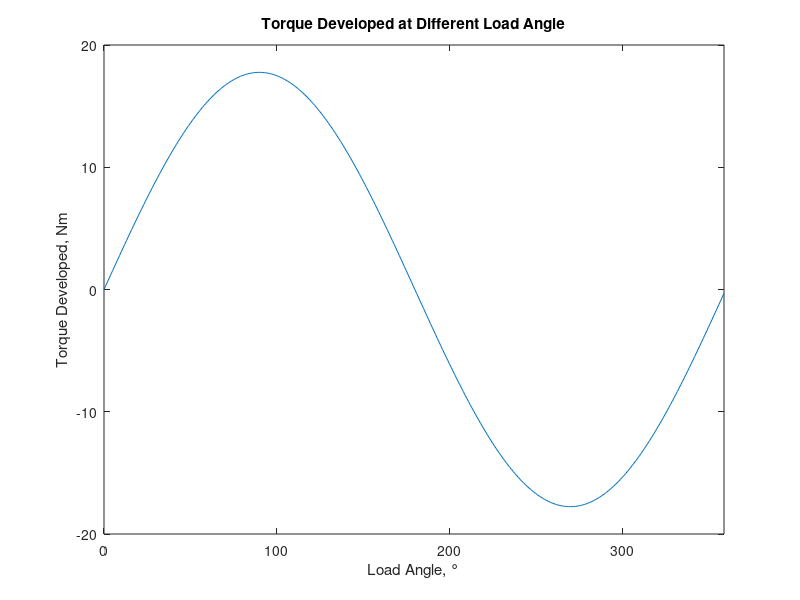

The MATLAB script that drew this image:
clear;
clc;

angle = 0:359;
Eb = 113.2;
omega = 1500 * 2 * pi / 60;

Xs = 6.208;
Pd = 3 * (Eb * sqrt(20^2 * Xs^2 - Eb^2)) / Xs * sind(angle);
Td = Pd / omega;

Xs = 6.029;
Pd2 = 3 * (Eb * sqrt(20^2 * Xs^2 - Eb^2)) / Xs * sind(angle);
Td2 = Pd2 / omega;

plot(angle, Td);
xlim([min(angle) max(angle)]);
xlabel("Load Angle, °");
ylabel("Torque Developed, Nm");
title("Torque Developed at Different Load Angle");
saveas(gcf(), "task_8_circuit.png");